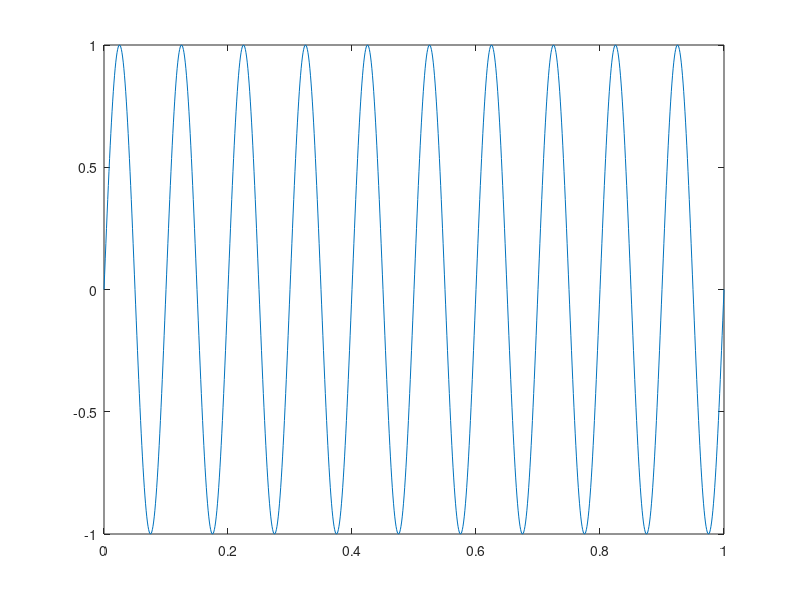
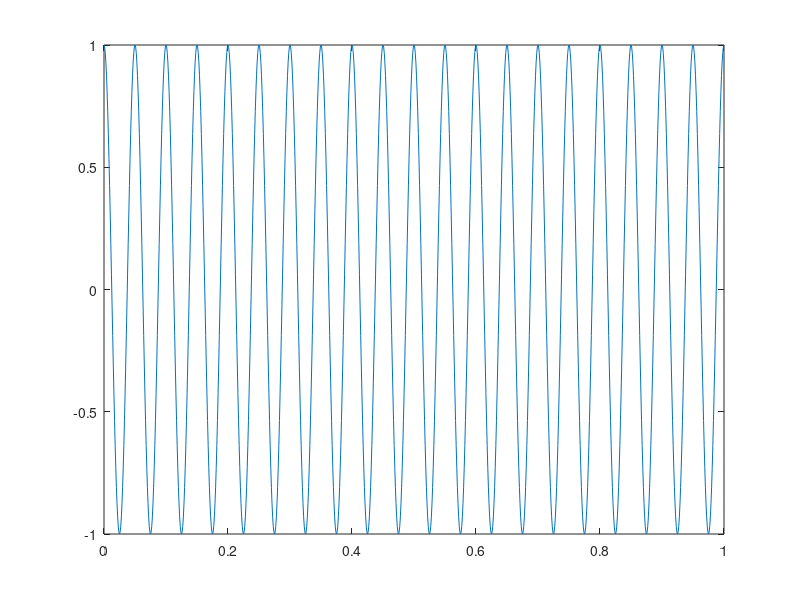
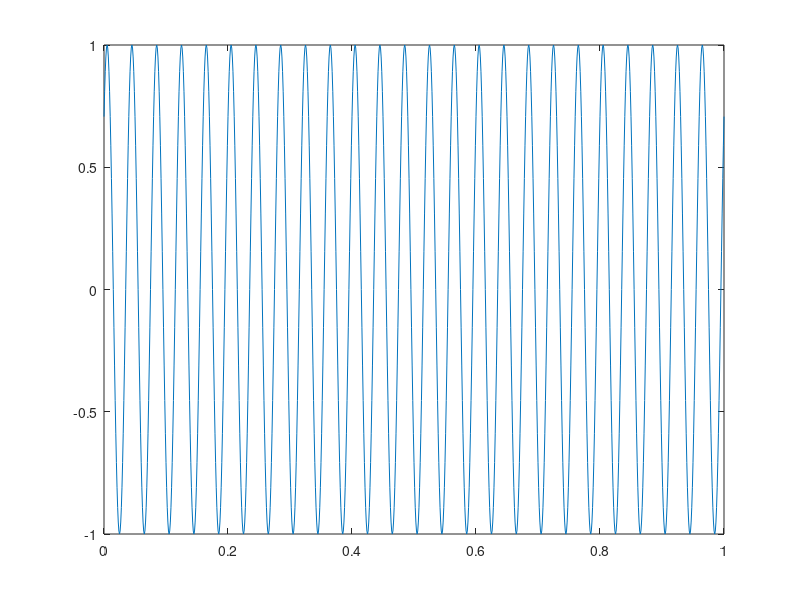
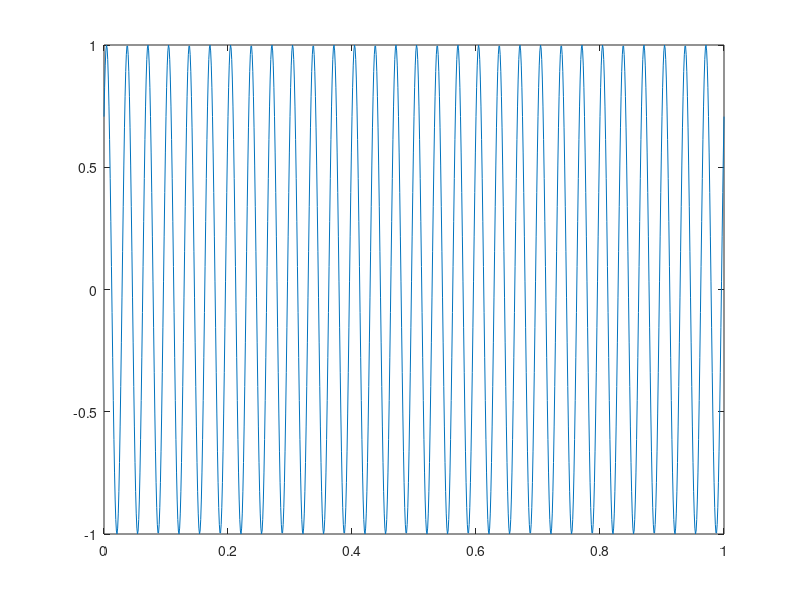

Write the MATLAB code that produced these figures, in order.
clc
clear
close
A = 1; % amplitudo
t = 0:0.001:1; % t_awal = 0; t_akhir = 1; interval = 0.001
%1
f1 = 10; % frekuensi
theta1 = 0;   % sudut fase gelombang
y1 = A * sin(2*pi*f1*t + theta1); % persamaan gelombang
figure (1)
plot(t,y1) % menggambar grafik persamaan gelombang

%2
f2 = 20; % frekuensi
theta2 = pi/2;   % sudut fase gelombang
y2 = A * sin(2*pi*f2*t + theta2); % persamaan gelombang
figure (2)
plot(t,y2) % menggambar grafik persamaan gelombang

%3
f3 = 25; % frekuensi
theta3 = pi/4;   % sudut fase gelombang
y3 = A * sin(2*pi*f3*t + theta3); % persamaan gelombang
figure (3)
plot(t,y3) % menggambar grafik persamaan gelombang

%4
f4 = 30; % frekuensi
theta4 = pi/8;   % sudut fase gelombang
y4 = A * sin(2*pi*f4*t + theta3); % persamaan gelombang
figure (4)
plot(t,y4) % menggambar grafik persamaan gelombang
